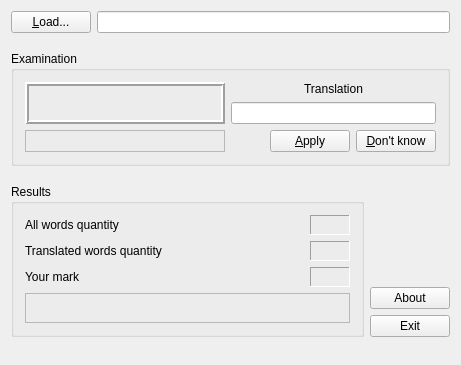
<?xml version="1.0" encoding="UTF-8"?>
<ui version="4.0">
 <class>Window</class>
 <widget class="QWidget" name="Window">
  <property name="geometry">
   <rect>
    <x>0</x>
    <y>0</y>
    <width>461</width>
    <height>365</height>
   </rect>
  </property>
  <property name="sizePolicy">
   <sizepolicy hsizetype="Preferred" vsizetype="Fixed">
    <horstretch>0</horstretch>
    <verstretch>0</verstretch>
   </sizepolicy>
  </property>
  <property name="minimumSize">
   <size>
    <width>0</width>
    <height>365</height>
   </size>
  </property>
  <property name="maximumSize">
   <size>
    <width>650</width>
    <height>366</height>
   </size>
  </property>
  <property name="windowTitle">
   <string>Window</string>
  </property>
  <property name="locale">
   <locale language="Russian" country="Ukraine"/>
  </property>
  <layout class="QVBoxLayout" name="verticalLayout_3">
   <item>
    <layout class="QHBoxLayout" name="horizontalLayout">
     <item>
      <widget class="QPushButton" name="m_pbLoad">
       <property name="text">
        <string>&amp;Load...</string>
       </property>
      </widget>
     </item>
     <item>
      <widget class="QLineEdit" name="m_leFileName">
       <property name="minimumSize">
        <size>
         <width>350</width>
         <height>0</height>
        </size>
       </property>
      </widget>
     </item>
    </layout>
   </item>
   <item>
    <spacer name="verticalSpacer_4">
     <property name="orientation">
      <enum>Qt::Vertical</enum>
     </property>
     <property name="sizeType">
      <enum>QSizePolicy::Fixed</enum>
     </property>
     <property name="sizeHint" stdset="0">
      <size>
       <width>20</width>
       <height>12</height>
      </size>
     </property>
    </spacer>
   </item>
   <item>
    <widget class="QGroupBox" name="m_gbExamination">
     <property name="title">
      <string>Examination</string>
     </property>
     <layout class="QGridLayout" name="gridLayout">
      <item row="0" column="0" rowspan="2">
       <widget class="QLabel" name="m_lWordForTranslation">
        <property name="minimumSize">
         <size>
          <width>200</width>
          <height>40</height>
         </size>
        </property>
        <property name="font">
         <font>
          <pointsize>12</pointsize>
          <weight>50</weight>
          <bold>false</bold>
         </font>
        </property>
        <property name="frameShape">
         <enum>QFrame::Box</enum>
        </property>
        <property name="frameShadow">
         <enum>QFrame::Raised</enum>
        </property>
        <property name="lineWidth">
         <number>2</number>
        </property>
        <property name="text">
         <string/>
        </property>
        <property name="textFormat">
         <enum>Qt::AutoText</enum>
        </property>
        <property name="alignment">
         <set>Qt::AlignCenter</set>
        </property>
       </widget>
      </item>
      <item row="0" column="1">
       <widget class="QLabel" name="m_lTranslation">
        <property name="sizePolicy">
         <sizepolicy hsizetype="Expanding" vsizetype="Preferred">
          <horstretch>0</horstretch>
          <verstretch>0</verstretch>
         </sizepolicy>
        </property>
        <property name="minimumSize">
         <size>
          <width>150</width>
          <height>0</height>
         </size>
        </property>
        <property name="text">
         <string>Translation</string>
        </property>
        <property name="alignment">
         <set>Qt::AlignCenter</set>
        </property>
       </widget>
      </item>
      <item row="1" column="1">
       <widget class="QLineEdit" name="m_leTranslation">
        <property name="sizePolicy">
         <sizepolicy hsizetype="Expanding" vsizetype="Fixed">
          <horstretch>0</horstretch>
          <verstretch>0</verstretch>
         </sizepolicy>
        </property>
        <property name="minimumSize">
         <size>
          <width>150</width>
          <height>0</height>
         </size>
        </property>
        <property name="maximumSize">
         <size>
          <width>16777215</width>
          <height>16777215</height>
         </size>
        </property>
       </widget>
      </item>
      <item row="2" column="0">
       <widget class="QLabel" name="m_lSuccesfulTranslate">
        <property name="minimumSize">
         <size>
          <width>200</width>
          <height>0</height>
         </size>
        </property>
        <property name="frameShape">
         <enum>QFrame::StyledPanel</enum>
        </property>
        <property name="text">
         <string/>
        </property>
       </widget>
      </item>
      <item row="2" column="1">
       <layout class="QHBoxLayout" name="horizontalLayout_3">
        <item>
         <spacer name="horizontalSpacer">
          <property name="orientation">
           <enum>Qt::Horizontal</enum>
          </property>
          <property name="sizeHint" stdset="0">
           <size>
            <width>13</width>
            <height>20</height>
           </size>
          </property>
         </spacer>
        </item>
        <item>
         <widget class="QPushButton" name="m_pbApply">
          <property name="text">
           <string>&amp;Apply</string>
          </property>
         </widget>
        </item>
        <item>
         <widget class="QPushButton" name="m_pbDontKnow">
          <property name="text">
           <string>&amp;Don't know</string>
          </property>
         </widget>
        </item>
       </layout>
      </item>
     </layout>
    </widget>
   </item>
   <item>
    <spacer name="verticalSpacer_2">
     <property name="orientation">
      <enum>Qt::Vertical</enum>
     </property>
     <property name="sizeType">
      <enum>QSizePolicy::Fixed</enum>
     </property>
     <property name="sizeHint" stdset="0">
      <size>
       <width>20</width>
       <height>12</height>
      </size>
     </property>
    </spacer>
   </item>
   <item>
    <layout class="QHBoxLayout" name="horizontalLayout_2">
     <item>
      <layout class="QVBoxLayout" name="verticalLayout">
       <item>
        <widget class="QGroupBox" name="m_gbResults">
         <property name="sizePolicy">
          <sizepolicy hsizetype="Preferred" vsizetype="Fixed">
           <horstretch>0</horstretch>
           <verstretch>0</verstretch>
          </sizepolicy>
         </property>
         <property name="title">
          <string>Results</string>
         </property>
         <layout class="QGridLayout" name="gridLayout_2">
          <item row="0" column="0">
           <widget class="QLabel" name="m_lAllW_title">
            <property name="sizePolicy">
             <sizepolicy hsizetype="Expanding" vsizetype="Preferred">
              <horstretch>0</horstretch>
              <verstretch>0</verstretch>
             </sizepolicy>
            </property>
            <property name="text">
             <string>All words quantity</string>
            </property>
           </widget>
          </item>
          <item row="3" column="0" colspan="2">
           <widget class="QLabel" name="m_lConclusion">
            <property name="sizePolicy">
             <sizepolicy hsizetype="Expanding" vsizetype="Preferred">
              <horstretch>0</horstretch>
              <verstretch>0</verstretch>
             </sizepolicy>
            </property>
            <property name="minimumSize">
             <size>
              <width>200</width>
              <height>30</height>
             </size>
            </property>
            <property name="frameShape">
             <enum>QFrame::StyledPanel</enum>
            </property>
            <property name="frameShadow">
             <enum>QFrame::Plain</enum>
            </property>
            <property name="text">
             <string/>
            </property>
           </widget>
          </item>
          <item row="1" column="1">
           <widget class="QLabel" name="m_lTranslatedW_data">
            <property name="sizePolicy">
             <sizepolicy hsizetype="Fixed" vsizetype="Fixed">
              <horstretch>0</horstretch>
              <verstretch>0</verstretch>
             </sizepolicy>
            </property>
            <property name="minimumSize">
             <size>
              <width>40</width>
              <height>20</height>
             </size>
            </property>
            <property name="maximumSize">
             <size>
              <width>40</width>
              <height>20</height>
             </size>
            </property>
            <property name="font">
             <font>
              <family>Courier New</family>
              <pointsize>9</pointsize>
              <weight>75</weight>
              <bold>true</bold>
             </font>
            </property>
            <property name="cursor">
             <cursorShape>CrossCursor</cursorShape>
            </property>
            <property name="frameShape">
             <enum>QFrame::Panel</enum>
            </property>
            <property name="frameShadow">
             <enum>QFrame::Sunken</enum>
            </property>
            <property name="text">
             <string/>
            </property>
            <property name="alignment">
             <set>Qt::AlignRight|Qt::AlignTrailing|Qt::AlignVCenter</set>
            </property>
           </widget>
          </item>
          <item row="0" column="1">
           <widget class="QLabel" name="m_lAllW_data">
            <property name="sizePolicy">
             <sizepolicy hsizetype="Fixed" vsizetype="Fixed">
              <horstretch>0</horstretch>
              <verstretch>0</verstretch>
             </sizepolicy>
            </property>
            <property name="minimumSize">
             <size>
              <width>40</width>
              <height>20</height>
             </size>
            </property>
            <property name="maximumSize">
             <size>
              <width>40</width>
              <height>20</height>
             </size>
            </property>
            <property name="baseSize">
             <size>
              <width>0</width>
              <height>0</height>
             </size>
            </property>
            <property name="font">
             <font>
              <family>Courier New</family>
              <pointsize>9</pointsize>
              <weight>75</weight>
              <bold>true</bold>
             </font>
            </property>
            <property name="cursor">
             <cursorShape>CrossCursor</cursorShape>
            </property>
            <property name="frameShape">
             <enum>QFrame::Panel</enum>
            </property>
            <property name="frameShadow">
             <enum>QFrame::Sunken</enum>
            </property>
            <property name="lineWidth">
             <number>1</number>
            </property>
            <property name="text">
             <string/>
            </property>
            <property name="alignment">
             <set>Qt::AlignRight|Qt::AlignTrailing|Qt::AlignVCenter</set>
            </property>
           </widget>
          </item>
          <item row="1" column="0">
           <widget class="QLabel" name="m_lTranslatedW_title">
            <property name="sizePolicy">
             <sizepolicy hsizetype="Expanding" vsizetype="Preferred">
              <horstretch>0</horstretch>
              <verstretch>0</verstretch>
             </sizepolicy>
            </property>
            <property name="text">
             <string>Translated words quantity</string>
            </property>
           </widget>
          </item>
          <item row="2" column="1">
           <widget class="QLabel" name="m_lYourMark_data">
            <property name="sizePolicy">
             <sizepolicy hsizetype="Fixed" vsizetype="Fixed">
              <horstretch>0</horstretch>
              <verstretch>0</verstretch>
             </sizepolicy>
            </property>
            <property name="minimumSize">
             <size>
              <width>40</width>
              <height>20</height>
             </size>
            </property>
            <property name="maximumSize">
             <size>
              <width>40</width>
              <height>20</height>
             </size>
            </property>
            <property name="font">
             <font>
              <family>Courier New</family>
              <pointsize>9</pointsize>
              <weight>75</weight>
              <bold>true</bold>
             </font>
            </property>
            <property name="cursor">
             <cursorShape>CrossCursor</cursorShape>
            </property>
            <property name="frameShape">
             <enum>QFrame::Panel</enum>
            </property>
            <property name="frameShadow">
             <enum>QFrame::Sunken</enum>
            </property>
            <property name="text">
             <string/>
            </property>
            <property name="alignment">
             <set>Qt::AlignRight|Qt::AlignTrailing|Qt::AlignVCenter</set>
            </property>
           </widget>
          </item>
          <item row="2" column="0">
           <widget class="QLabel" name="m_lYourMark_title">
            <property name="sizePolicy">
             <sizepolicy hsizetype="Expanding" vsizetype="Preferred">
              <horstretch>0</horstretch>
              <verstretch>0</verstretch>
             </sizepolicy>
            </property>
            <property name="text">
             <string>Your mark</string>
            </property>
           </widget>
          </item>
         </layout>
        </widget>
       </item>
      </layout>
     </item>
     <item>
      <layout class="QVBoxLayout" name="verticalLayout_2">
       <property name="spacing">
        <number>6</number>
       </property>
       <item>
        <spacer name="verticalSpacer">
         <property name="orientation">
          <enum>Qt::Vertical</enum>
         </property>
         <property name="sizeType">
          <enum>QSizePolicy::Expanding</enum>
         </property>
         <property name="sizeHint" stdset="0">
          <size>
           <width>20</width>
           <height>18</height>
          </size>
         </property>
        </spacer>
       </item>
       <item>
        <widget class="QPushButton" name="m_pbAbout">
         <property name="sizePolicy">
          <sizepolicy hsizetype="Fixed" vsizetype="Fixed">
           <horstretch>0</horstretch>
           <verstretch>0</verstretch>
          </sizepolicy>
         </property>
         <property name="text">
          <string>About</string>
         </property>
        </widget>
       </item>
       <item>
        <widget class="QPushButton" name="m_pbExit">
         <property name="sizePolicy">
          <sizepolicy hsizetype="Fixed" vsizetype="Fixed">
           <horstretch>0</horstretch>
           <verstretch>0</verstretch>
          </sizepolicy>
         </property>
         <property name="text">
          <string>Exit</string>
         </property>
        </widget>
       </item>
      </layout>
     </item>
    </layout>
   </item>
   <item>
    <spacer name="verticalSpacer_3">
     <property name="orientation">
      <enum>Qt::Vertical</enum>
     </property>
     <property name="sizeHint" stdset="0">
      <size>
       <width>20</width>
       <height>5</height>
      </size>
     </property>
    </spacer>
   </item>
  </layout>
 </widget>
 <layoutdefault spacing="6" margin="11"/>
 <tabstops>
  <tabstop>m_pbLoad</tabstop>
  <tabstop>m_leFileName</tabstop>
  <tabstop>m_leTranslation</tabstop>
  <tabstop>m_pbApply</tabstop>
  <tabstop>m_pbDontKnow</tabstop>
  <tabstop>m_pbAbout</tabstop>
  <tabstop>m_pbExit</tabstop>
 </tabstops>
 <resources/>
 <connections>
  <connection>
   <sender>m_pbExit</sender>
   <signal>clicked()</signal>
   <receiver>Window</receiver>
   <slot>close()</slot>
   <hints>
    <hint type="sourcelabel">
     <x>401</x>
     <y>326</y>
    </hint>
    <hint type="destinationlabel">
     <x>225</x>
     <y>174</y>
    </hint>
   </hints>
  </connection>
 </connections>
</ui>
